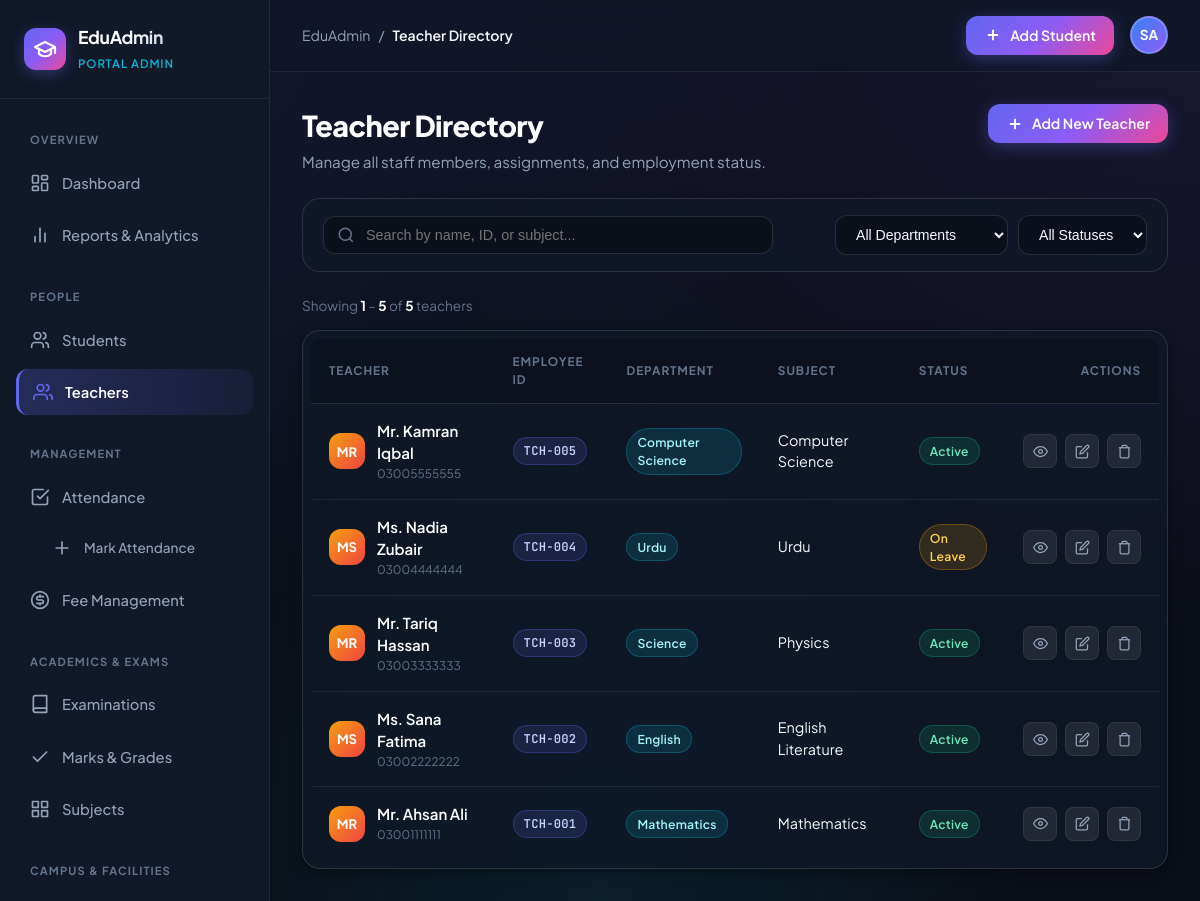
Screenshot of /teachers/ with the database file from the repository.
### teachers/models.py (models this page shows, shortened)
class Teacher(models.Model):
    DEPARTMENT_CHOICES = [
        ('Science', 'Science'),
        ('Mathematics', 'Mathematics'),
        ('English', 'English'),
        ('Urdu', 'Urdu'),
        ('Social Studies', 'Social Studies'),
        ('Islamic Studies', 'Islamic Studies'),
        ('Computer Science', 'Computer Science'),
        ('Arts', 'Arts'),
        ('Physical Education', 'Physical Education'),
        ('Other', 'Other'),
    ]
    STATUS_CHOICES = [
        ('Active', 'Active'),
        ('On Leave', 'On Leave'),
        ('Retired', 'Retired'),
        ('Terminated', 'Terminated'),
    ]
    employee_id = models.CharField(
        max_length=30, unique=True, verbose_name='Employee ID'
    )
    full_name = models.CharField(max_length=150, verbose_name='Full Name')
    email = models.EmailField(max_length=254, blank=True, verbose_name='Email Address')
    phone = models.CharField(max_length=20, verbose_name='Contact Number')
    department = models.CharField(
        max_length=60, choices=DEPARTMENT_CHOICES, default='Other', verbose_name='Department'
    )
    subject = models.CharField(max_length=100, verbose_name='Subject / Specialisation')
    assigned_class = models.CharField(
        max_length=100, blank=True, verbose_name='Assigned Class(es)',
        help_text='Comma-separated class names e.g. Class 8-A, Class 9-B'
    )
    qualification = models.CharField(max_length=150, blank=True, verbose_name='Qualification')
    date_joined = models.DateField(verbose_name='Joining Date')
    status = models.CharField(
        max_length=20, choices=STATUS_CHOICES, default='Active', verbose_name='Employment Status'
    )
    created_at = models.DateTimeField(auto_now_add=True)
    updated_at = models.DateTimeField(auto_now=True)
    class Meta:
        ordering = ['-created_at']
        verbose_name = 'Teacher'
        verbose_name_plural = 'Teachers'

### teachers/views.py (the view)
# urls.py: path('', views.teacher_list_view, name='teacher_list'),
def teacher_list_view(request):
    query = request.GET.get('q', '').strip()
    dept_filter = request.GET.get('dept', '').strip()
    status_filter = request.GET.get('status', '').strip()
    teachers = Teacher.objects.all().order_by('-created_at')
    if query:
        teachers = teachers.filter(
            Q(full_name__icontains=query) |
            Q(employee_id__icontains=query) |
            Q(subject__icontains=query)
        )
    if dept_filter:
        teachers = teachers.filter(department=dept_filter)
    if status_filter:
        teachers = teachers.filter(status=status_filter)
    total = teachers.count()
    paginator = Paginator(teachers, 10)
    page_obj = paginator.get_page(request.GET.get('page', 1))
    all_depts = Teacher.DEPARTMENT_CHOICES
    all_statuses = Teacher.STATUS_CHOICES
    context = {
        'page_title': 'Teacher Directory',
        'active_tab': 'teachers',
        'page_obj': page_obj,
        'query': query,
        'dept_filter': dept_filter,
        'status_filter': status_filter,
        'total': total,
        'all_depts': all_depts,
        'all_statuses': all_statuses,
    }
    return render(request, 'teachers/teacher_list.html', context)

### templates/teachers/teacher_list.html (shortened to what this page needs)
{% extends 'students/base.html' %}
{% block content %}
<div style="display:flex; justify-content:space-between; align-items:flex-start; margin-bottom:24px; flex-wrap:wrap; gap:16px;">
  <div>
    <h1 style="font-size:1.8rem; font-weight:800; color:#fff; letter-spacing:-0.02em;">Teacher Directory</h1>
    <p style="color:var(--text-muted); font-size:0.95rem; margin-top:4px;">Manage all staff members, assignments, and employment status.</p>
  </div>
  <a href="{% url 'teachers:teacher_add' %}" class="btn-primary" id="add-teacher-btn">
    <svg width="18" height="18" viewBox="0 0 24 24" fill="none" stroke="currentColor" stroke-width="2.5"><line x1="12" x2="12" y1="5" y2="19"/><line x1="5" x2="19" y1="12" y2="12"/></svg>
    Add New Teacher
  </a>
</div>
<form method="GET" class="filter-bar" id="teacher-filter-form">
  <div class="search-input-wrap">
    <svg viewBox="0 0 24 24" fill="none" stroke="currentColor" stroke-width="2"><circle cx="11" cy="11" r="8"/><line x1="21" y1="21" x2="16.65" y2="16.65"/></svg>
    <input type="text" name="q" value="{{ query }}" class="search-input" placeholder="Search by name, ID, or subject..." autocomplete="off" id="client-filter-input">
  </div>
  <div style="display:flex; gap:10px; flex-wrap:wrap; align-items:center;">
    <select name="dept" class="filter-select" onchange="this.form.submit()">
      <option value="">All Departments</option>
    </select>
    <select name="status" class="filter-select" onchange="this.form.submit()">
      <option value="">All Statuses</option>
    </select>
  </div>
</form>
<div style="margin-bottom:14px; font-size:0.85rem; color:var(--text-dim);">
  Showing <strong style="color:#fff;">{{ page_obj.start_index|default:0 }}</strong> – <strong style="color:#fff;">{{ page_obj.end_index|default:0 }}</strong> of <strong style="color:#fff;">{{ total }}</strong> teacher{{ total|pluralize }}
</div>
<div class="glass-card" style="padding:8px;">
  {% if page_obj.object_list %}
    <div class="table-responsive">
      <table class="custom-table" id="teachers-data-table">
        <thead>
          <tr>
            <th>Teacher</th>
            <th>Employee ID</th>
            <th>Department</th>
            <th>Subject</th>
            <th>Status</th>
            <th style="text-align:right;">Actions</th>
          </tr>
        </thead>
        <tbody>
          {% for t in page_obj.object_list %}
            <tr class="student-table-row" id="teacher-row-{{ t.id }}">
              <td>
                <div class="student-meta-cell">
                  <div class="student-avatar" style="background: linear-gradient(135deg,#f59e0b,#ef4444);">{{ t.full_name|slice:":2"|upper }}</div>
                  <div>
                    <div class="student-name-bold">{{ t.full_name }}</div>
                    <div style="font-size:0.74rem; color:var(--text-dim);">{{ t.phone }}</div>
                  </div>
                </div>
              </td>
              <td><span class="badge badge-adm">{{ t.employee_id }}</span></td>
              <td><span class="badge badge-class">{{ t.department }}</span></td>
              <td style="color:var(--text-main); font-size:0.9rem;">{{ t.subject }}</td>
              <td>
                {% if t.status == 'Active' %}
                  <span class="badge" style="background:rgba(16,185,129,0.15); color:#6ee7b7; border:1px solid rgba(16,185,129,0.3);">Active</span>
                {% elif t.status == 'On Leave' %}
                  <span class="badge" style="background:rgba(245,158,11,0.15); color:#fcd34d; border:1px solid rgba(245,158,11,0.3);">On Leave</span>
                {% else %}
                  <span class="badge" style="background:rgba(239,68,68,0.15); color:#fca5a5; border:1px solid rgba(239,68,68,0.3);">{{ t.status }}</span>
                {% endif %}
              </td>
              <td style="text-align:right;">
                <div class="action-group" style="justify-content:flex-end;">
                  <a href="{% url 'teachers:teacher_detail' t.id %}" class="btn-icon" title="View Profile" id="view-teacher-{{ t.id }}">
                    <svg width="15" height="15" viewBox="0 0 24 24" fill="none" stroke="currentColor" stroke-width="2"><path d="M1 12s4-8 11-8 11 8 11 8-4 8-11 8-11-8-11-8z"/><circle cx="12" cy="12" r="3"/></svg>
                  </a>
                  <a href="{% url 'teachers:teacher_edit' t.id %}" class="btn-icon btn-icon-edit" title="Edit Teacher" id="edit-teacher-{{ t.id }}">
                    <svg width="15" height="15" viewBox="0 0 24 24" fill="none" stroke="currentColor" stroke-width="2"><path d="M11 4H4a2 2 0 0 0-2 2v14a2 2 0 0 0 2 2h14a2 2 0 0 0 2-2v-7"/><path d="M18.5 2.5a2.121 2.121 0 0 1 3 3L12 15l-4 1 1-4 9.5-9.5z"/></svg>
                  </a>
                  <a href="{% url 'teachers:teacher_delete' t.id %}" class="btn-icon btn-icon-delete" title="Delete Teacher" id="delete-teacher-{{ t.id }}">
                    <svg width="15" height="15" viewBox="0 0 24 24" fill="none" stroke="currentColor" stroke-width="2"><polyline points="3 6 5 6 21 6"/><path d="M19 6v14a2 2 0 0 1-2 2H7a2 2 0 0 1-2-2V6m3 0V4a2 2 0 0 1 2-2h4a2 2 0 0 1 2 2v2"/></svg>
                  </a>
                </div>
              </td>
            </tr>
          {% endfor %}
        </tbody>
      </table>
    </div>
  {% endif %}
</div>
{% endblock %}

### rows the page displays
Teacher: full_name "MR", full_name "Mr. Kamran Iqbal", phone "03005555555", employee_id "TCH-005", department "Computer Science", subject "Computer Science", status "Active"
Teacher: full_name "MS", full_name "Ms. Nadia Zubair", phone "03004444444", employee_id "TCH-004", department "Urdu", subject "Urdu", status "On Leave"
Teacher: full_name "MR", full_name "Mr. Tariq Hassan", phone "03003333333", employee_id "TCH-003", department "Science", subject "Physics", status "Active"
Teacher: full_name "MS", full_name "Ms. Sana Fatima", phone "03002222222", employee_id "TCH-002", department "English", subject "English Literature", status "Active"
Teacher: full_name "MR", full_name "Mr. Ahsan Ali", phone "03001111111", employee_id "TCH-001", department "Mathematics", subject "Mathematics", status "Active"

### other values shown
{{ page_title|default:"Overview" }} "Teacher Directory"
{{ page_obj.start_index|default:0 }} "1"
{{ page_obj.end_index|default:0 }} "5"
{{ total }} "5"
